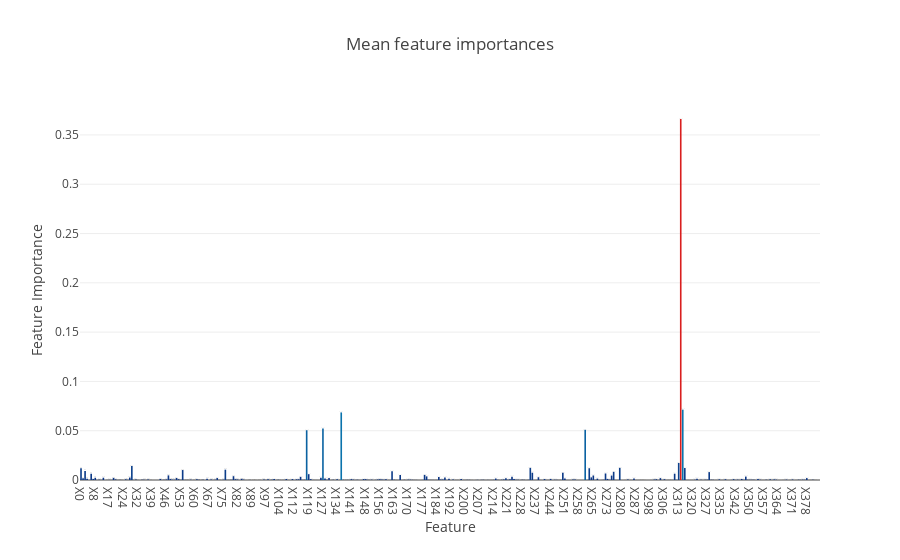

This figure's notebook cell:
### Code cell
#plotting out the mean importances
trace = go.Bar(
    y = feature_df['mean'].values,
    x = feature_df.index,
    marker = dict(
        color = feature_df['mean'].values,
        colorscale = 'Portland'
    ),
    text = feature_df.index
)
data = [trace]

layout = go.Layout(
    autosize = True,
    title = 'Mean feature importances',
    hovermode = 'closest',
    showlegend = False,
    yaxis_title = "Feature Importance",
    xaxis_title = "Feature"
)

fig = go.Figure(data=data, layout=layout)
py.iplot(fig, filename = 'bar_merc')

### Figure 1 — Plotly figure (JSON) as saved in the notebook; plotly's stock layout.template omitted (floating-point values rounded to 4 significant figures; data arrays with more than 128 entries replaced by an {"elided": "..."} marker saying what was removed)
{"data": [{"marker": {"color": {"elided": "364 float values"}, "colorscale": "Portland"}, "text": {"elided": "364 str values"}, "type": "bar", "uid": "76774570-f343-451c-8ff1-4d1190455549", "x": {"elided": "364 str values"}, "y": {"elided": "364 float values"}}], "layout": {"autosize": true, "hovermode": "closest", "showlegend": false, "title": {"text": "Mean feature importances"}, "xaxis": {"title": {"text": "Feature"}}, "yaxis": {"title": {"text": "Feature Importance"}}}}
